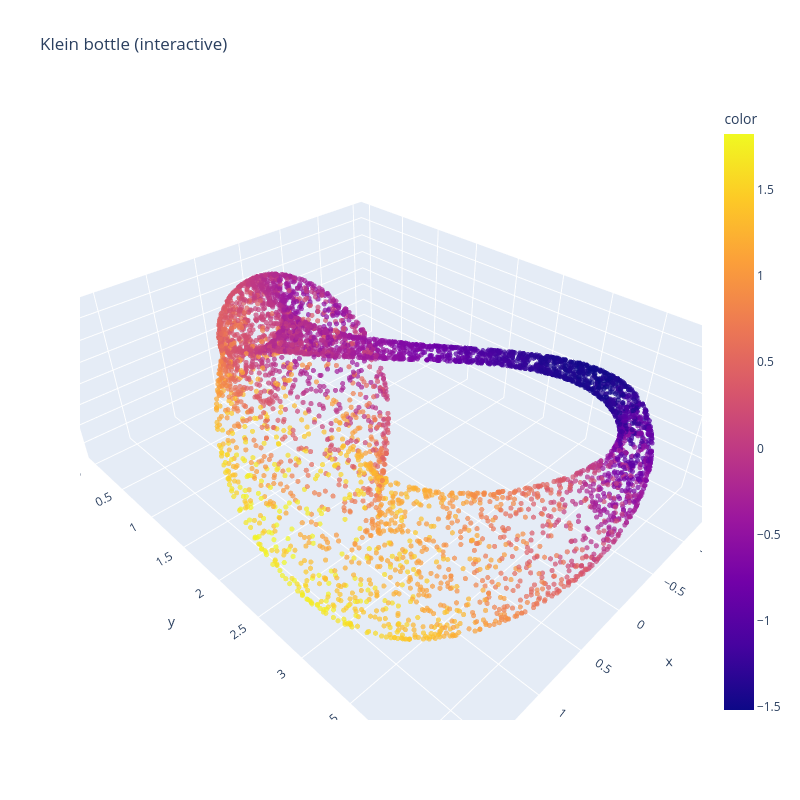

The notebook cell this image was saved under:
### Code cell
fig = px.scatter_3d(
    x=X[:, 0], y=X[:, 1], z=X[:, 2],
    color=X[:, 0],      # colour of the points
    opacity=0.7,        # transparency of the points
    title='Klein bottle (interactive)',
)
fig.update_traces(marker=dict(size=3))
fig.update_layout(width=800, height=800)
fig.show()

### Figure 1 — Plotly figure (JSON) as saved in the notebook; plotly's stock layout.template omitted (floating-point values rounded to 4 significant figures; data arrays with more than 128 entries replaced by an {"elided": "..."} marker saying what was removed)
{"data": [{"hovertemplate": "x=%{x}<br>y=%{y}<br>z=%{z}<br>color=%{marker.color}<extra></extra>", "legendgroup": "", "marker": {"color": {"elided": "5000 float values"}, "coloraxis": "coloraxis", "opacity": 0.7, "size": 3, "symbol": "circle"}, "mode": "markers", "name": "", "scene": "scene", "showlegend": false, "type": "scatter3d", "x": {"elided": "5000 float values"}, "y": {"elided": "5000 float values"}, "z": {"elided": "5000 float values"}}], "layout": {"coloraxis": {"colorbar": {"title": {"text": "color"}}, "colorscale": [[0, "#0d0887"], [0.1111, "#46039f"], [0.2222, "#7201a8"], [0.3333, "#9c179e"], [0.4444, "#bd3786"], [0.5556, "#d8576b"], [0.6667, "#ed7953"], [0.7778, "#fb9f3a"], [0.8889, "#fdca26"], [1, "#f0f921"]]}, "height": 800, "legend": {"tracegroupgap": 0}, "scene": {"domain": {"x": [0, 1], "y": [0, 1]}, "xaxis": {"title": {"text": "x"}}, "yaxis": {"title": {"text": "y"}}, "zaxis": {"title": {"text": "z"}}}, "title": {"text": "Klein bottle (interactive)"}, "width": 800}}
